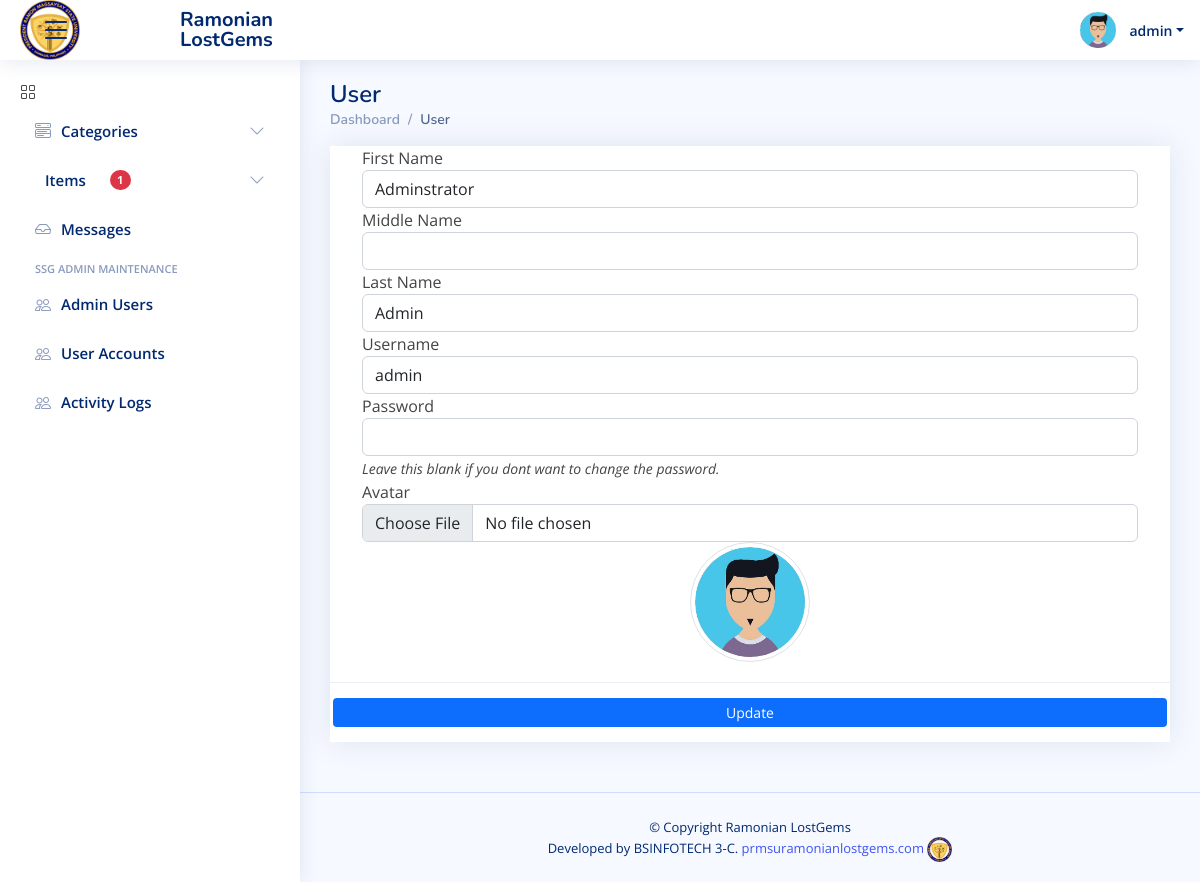
Page /admin?page=user (signed in) on the committed database.
### tables this page shows
CREATE TABLE `users` (
  `id` int NOT NULL,
  `firstname` varchar(250) NOT NULL,
  `middlename` text,
  `lastname` varchar(250) NOT NULL,
  `username` text NOT NULL,
  `password` text NOT NULL,
  `avatar` text,
  `last_login` datetime DEFAULT NULL,
  `type` tinyint(1) NOT NULL DEFAULT '0',
  `date_added` datetime NOT NULL DEFAULT CURRENT_TIMESTAMP,
  `date_updated` datetime DEFAULT CURRENT_TIMESTAMP ON UPDATE CURRENT_TIMESTAMP
);

### classes/DBConnection.php (called while the page is built, shortened)
<?php
class DBConnection {
    private $host = DB_SERVER;
    private $username = DB_USERNAME;
    private $password = DB_PASSWORD;
    private $database = DB_NAME;
    public function __construct() {
        $this->conn = new mysqli($this->host, $this->username, $this->password, $this->database);
    }
}

### classes/SystemSettings.php (called while the page is built, shortened)
<?php
class SystemSettings extends DBConnection{
	function userdata($field = ''){
		if(!empty($field)){
			if(isset($_SESSION['userdata'][$field]))
				return $_SESSION['userdata'][$field];
			else
				return null;
		}else{
			return false;
		}
	}
}
$_settings = new SystemSettings();
?>

### config.php (called while the page is built, shortened)
<?php
require_once('classes/DBConnection.php');
require_once('classes/SystemSettings.php');
function validate_image($file){
    global $_settings;
	if(!empty($file)){
        $ex = explode("?",$file);
        $file = $ex[0];
        $ts = isset($ex[1]) ? "?".$ex[1] : '';
		if(is_file(base_app.$file)){
			return base_url.$file.$ts;
		}else{
			return base_url.($_settings->info('logo'));
		}
	}else{
		return base_url.($_settings->info('logo'));
	}
}
?>

### admin/user/index.php (the view, shortened to what this page needs)
<?php
$user = $conn->query("SELECT * FROM users where id ='".$_settings->userdata('id')."'");
foreach($user->fetch_array() as $k =>$v){
	$meta[$k] = $v;
}
?>
<section class="section">
	<div class="card card-outline rounded-0 card-navy">
		<div class="card-body">
			<div class="container-fluid">
				<form action="" id="manage-user">
					<div class="form-group">
						<label for="name">First Name</label>
						<input type="text" name="firstname" id="firstname" class="form-control" value="<?php echo isset($meta['firstname']) ? $meta['firstname']: '' ?>" required>
					</div>
					<div class="form-group">
						<label for="name">Middle Name</label>
						<input type="text" name="middlename" id="middlename" class="form-control" value="<?php echo isset($meta['middlename']) ? $meta['middlename']: '' ?>">
					</div>
					<div class="form-group">
						<label for="name">Last Name</label>
						<input type="text" name="lastname" id="lastname" class="form-control" value="<?php echo isset($meta['lastname']) ? $meta['lastname']: '' ?>" required>
					</div>
					<div class="form-group">
						<label for="username">Username</label>
						<input type="text" name="username" id="username" class="form-control" value="<?php echo isset($meta['username']) ? $meta['username']: '' ?>" required  autocomplete="off">
					</div>
					<div class="form-group">
						<label for="password">Password</label>
						<input type="password" name="password" id="password" class="form-control" value="" autocomplete="off">
						<small><i>Leave this blank if you dont want to change the password.</i></small>
					</div>
					<div class="form-group">
						<label for="" class="control-label">Avatar</label>
						<div class="custom-file">
						<input type="file" class="form-control" id="customFile" name="img" onchange="displayImg(this,$(this))" accept="image/png, image/jpeg">
						</div>
					</div>
					<div class="form-group d-flex justify-content-center">
						<img src="<?php echo validate_image(isset($meta['avatar']) ? $meta['avatar'] :'') ?>" alt="" id="cimg" class="img-fluid img-thumbnail">
					</div>
				</form>
			</div>
		</div>
		<div class="card-footer">
				<div class="col-md-12">
					<div class="row">
						<button class="btn btn-sm btn-primary bg-gradient-teal border-0" form="manage-user">Update</button>
					</div>
				</div>
			</div>
	</div>
</section>

### assets/css/style.css (style rules this page uses)
:root { scroll-behavior: smooth; }
body { font-family: "Open Sans", sans-serif; background: #f6f9ff; color: #444444; }
.card { margin-bottom: 30px; border: none; border-radius: 5px; box-shadow: 0px 0 30px rgba(1, 41, 112, 0.1); }
.card-header, .card-footer { border-color: #ebeef4; background-color: #fff; color: #798eb3; padding: 15px; }
.card-body { padding: 0 20px 20px 20px; }

### admin/user/index.php (style rules this page uses)
img#cimg { height: 15vh; width: 15vh; object-fit: cover; border-radius: 100% 100%; }

### rows in the picture
users: firstname "Adminstrator", lastname "Admin", username "admin", avatar (picture)

### other values in the picture
$_settings->info('short_name') "Ramonian LostGems"
$_settings->userdata('username') "admin"
format_num($pitem) "1"
str_replace(['_', '/'], ' ', ($pageSplit[1] ?? $page)) "User"
